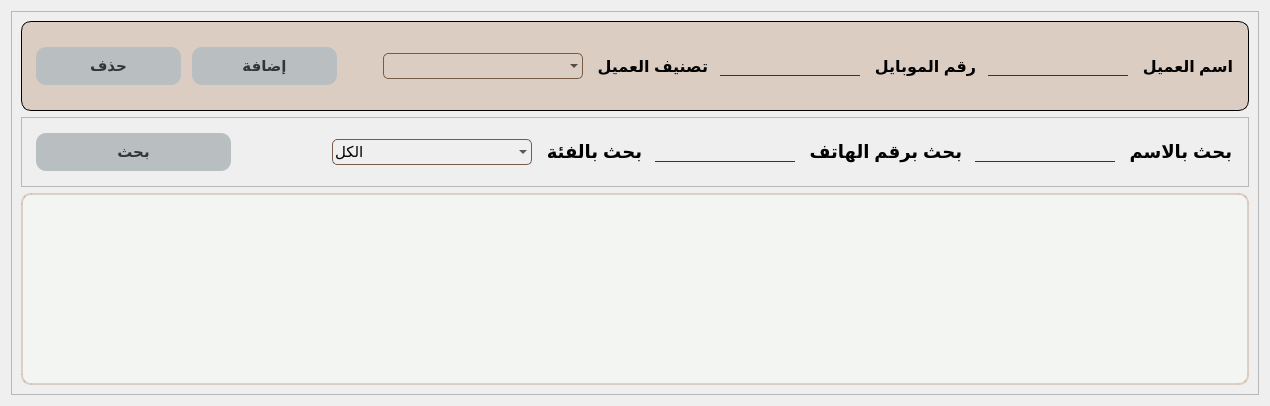
      <widget class="QWidget" name="customers_form">
       <layout class="QGridLayout" name="gridLayout_33">
        <item row="0" column="0">
         <widget class="QFrame" name="customers_frame">
          <property name="styleSheet">
           <string notr="true">QLabel{
font-size:16px;
font-weight:bold;
padding:2px;
}
QPushButton{
font-size:15px;
background-color:rgba(185,191,193,1);
color:#323638;
border-radius:10px;
font-weight:bold;
margin-left:5px;
padding:10px;
}
QPushButton::hover{
background-color: rgba(200,171,151,0.5);
}
#add_customer_frame{
border:1px solid black;
border-radius:10px;
background-color: rgba(200,171,151,0.5);
padding:10px 0px;
}
QLineEdit{
background:transparent;
border:none;
border-bottom:1px solid #323638 ;
font-size:15px;
color:#323638;
}
QComboBox{
padding:2px;
border-radius:2px;
font-size:15px;
}

#tableView{
border-radius:10px;
border: 2px solid rgba(200,171,151,0.5);
background-color:rgba(245,250,245,0.5);
}
QComboBox::down-arrow{
image:url(:/cashRegisterSystem2/media/arrow-down.png);
color:rgba(120, 91, 71, 1);
border-radius:5px;
}
QComboBox::down-arrow::hover{
border-radius:5px;
}
QComboBox::hover{
background-color: rgba(200,171,151,0.5);
border:none;
}
QComboBox{
background:transparent;
border:1px solid rgba(120, 91, 71, 1);
border-radius:5px;
padding:2px;
}

</string>
          </property>
          <property name="frameShape">
           <enum>QFrame::StyledPanel</enum>
          </property>
          <property name="frameShadow">
           <enum>QFrame::Raised</enum>
          </property>
          <layout class="QGridLayout" name="gridLayout_32">
           <item row="1" column="0">
            <widget class="QFrame" name="frame_2">
             <property name="frameShape">
              <enum>QFrame::StyledPanel</enum>
             </property>
             <property name="frameShadow">
              <enum>QFrame::Raised</enum>
             </property>
             <layout class="QGridLayout" name="gridLayout_29">
              <item row="0" column="0">
               <layout class="QHBoxLayout" name="horizontalLayout_12">
                <item>
                 <widget class="QPushButton" name="Search_btn">
                  <property name="minimumSize">
                   <size>
                    <width>200</width>
                    <height>0</height>
                   </size>
                  </property>
                  <property name="cursor">
                   <cursorShape>PointingHandCursor</cursorShape>
                  </property>
                  <property name="text">
                   <string>بحث</string>
                  </property>
                 </widget>
                </item>
                <item>
                 <spacer name="horizontalSpacer_14">
                  <property name="orientation">
                   <enum>Qt::Horizontal</enum>
                  </property>
                  <property name="sizeHint" stdset="0">
                   <size>
                    <width>40</width>
                    <height>20</height>
                   </size>
                  </property>
                 </spacer>
                </item>
                <item>
                 <widget class="QComboBox" name="ranksearch">
                  <property name="minimumSize">
                   <size>
                    <width>200</width>
                    <height>0</height>
                   </size>
                  </property>
                  <item>
                   <property name="text">
                    <string>الكل</string>
                   </property>
                  </item>
                  <item>
                   <property name="text">
                    <string>عميل عادي</string>
                   </property>
                  </item>
                  <item>
                   <property name="text">
                    <string>عميل مهم</string>
                   </property>
                  </item>
                  <item>
                   <property name="text">
                    <string>طالب</string>
                   </property>
                  </item>
                 </widget>
                </item>
                <item>
                 <widget class="QLabel" name="label_33">
                  <property name="styleSheet">
                   <string notr="true">font-weight:bold;
font-size:18px;</string>
                  </property>
                  <property name="text">
                   <string>بحث بالفئة</string>
                  </property>
                 </widget>
                </item>
                <item>
                 <widget class="QLineEdit" name="phoneSearch">
                  <property name="maximumSize">
                   <size>
                    <width>150</width>
                    <height>16777215</height>
                   </size>
                  </property>
                 </widget>
                </item>
                <item>
                 <widget class="QLabel" name="label_34">
                  <property name="styleSheet">
                   <string notr="true">font-weight:bold;
font-size:18px;</string>
                  </property>
                  <property name="text">
                   <string>بحث برقم الهاتف</string>
                  </property>
                 </widget>
                </item>
                <item>
                 <widget class="QLineEdit" name="nameSearch">
                  <property name="maximumSize">
                   <size>
                    <width>150</width>
                    <height>16777215</height>
                   </size>
                  </property>
                 </widget>
                </item>
                <item>
                 <widget class="QLabel" name="label_35">
                  <property name="minimumSize">
                   <size>
                    <width>0</width>
                    <height>50</height>
                   </size>
                  </property>
                  <property name="styleSheet">
                   <string notr="true">font-weight:bold;
font-size:18px;</string>
                  </property>
                  <property name="text">
                   <string>بحث بالاسم</string>
                  </property>
                 </widget>
                </item>
               </layout>
              </item>
             </layout>
            </widget>
           </item>
           <item row="0" column="0">
            <widget class="QFrame" name="add_customer_frame">
             <property name="frameShape">
              <enum>QFrame::StyledPanel</enum>
             </property>
             <property name="frameShadow">
              <enum>QFrame::Raised</enum>
             </property>
             <layout class="QGridLayout" name="gridLayout_31">
              <item row="0" column="0">
               <layout class="QHBoxLayout" name="horizontalLayout_13">
                <item>
                 <widget class="QPushButton" name="remove_customer">
                  <property name="minimumSize">
                   <size>
                    <width>150</width>
                    <height>0</height>
                   </size>
                  </property>
                  <property name="cursor">
                   <cursorShape>PointingHandCursor</cursorShape>
                  </property>
                  <property name="text">
                   <string>حذف</string>
                  </property>
                 </widget>
                </item>
                <item>
                 <widget class="QPushButton" name="add_new">
                  <property name="minimumSize">
                   <size>
                    <width>150</width>
                    <height>0</height>
                   </size>
                  </property>
                  <property name="cursor">
                   <cursorShape>PointingHandCursor</cursorShape>
                  </property>
                  <property name="text">
                   <string>إضافة</string>
                  </property>
                 </widget>
                </item>
                <item>
                 <spacer name="horizontalSpacer_15">
                  <property name="orientation">
                   <enum>Qt::Horizontal</enum>
                  </property>
                  <property name="sizeHint" stdset="0">
                   <size>
                    <width>40</width>
                    <height>20</height>
                   </size>
                  </property>
                 </spacer>
                </item>
                <item>
                 <widget class="QComboBox" name="class_box">
                  <property name="minimumSize">
                   <size>
                    <width>200</width>
                    <height>0</height>
                   </size>
                  </property>
                  <property name="maximumSize">
                   <size>
                    <width>16777215</width>
                    <height>16777215</height>
                   </size>
                  </property>
                  <property name="editable">
                   <bool>false</bool>
                  </property>
                  <property name="currentText">
                   <string/>
                  </property>
                  <property name="currentIndex">
                   <number>-1</number>
                  </property>
                 </widget>
                </item>
                <item>
                 <widget class="QLabel" name="classLable">
                  <property name="styleSheet">
                   <string notr="true"/>
                  </property>
                  <property name="text">
                   <string>تصنيف العميل</string>
                  </property>
                 </widget>
                </item>
                <item>
                 <widget class="QLineEdit" name="new_customer_phone"/>
                </item>
                <item>
                 <widget class="QLabel" name="phoneLable">
                  <property name="text">
                   <string>رقم الموبايل</string>
                  </property>
                 </widget>
                </item>
                <item>
                 <widget class="QLineEdit" name="new_customer_name"/>
                </item>
                <item>
                 <widget class="QLabel" name="nameLable">
                  <property name="minimumSize">
                   <size>
                    <width>0</width>
                    <height>50</height>
                   </size>
                  </property>
                  <property name="text">
                   <string>اسم العميل</string>
                  </property>
                 </widget>
                </item>
               </layout>
              </item>
             </layout>
            </widget>
           </item>
           <item row="2" column="0">
            <widget class="QTableView" name="tableView">
             <property name="styleSheet">
              <string notr="true"/>
             </property>
            </widget>
           </item>
          </layout>
         </widget>
        </item>
       </layout>
      </widget>
